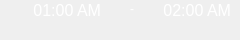
             <widget class="QFrame" name="current_time_Frame">
              <property name="minimumSize">
               <size>
                <width>0</width>
                <height>40</height>
               </size>
              </property>
              <property name="maximumSize">
               <size>
                <width>16777215</width>
                <height>40</height>
               </size>
              </property>
              <property name="frameShape">
               <enum>QFrame::NoFrame</enum>
              </property>
              <property name="frameShadow">
               <enum>QFrame::Plain</enum>
              </property>
              <widget class="QLabel" name="lStartTime">
               <property name="geometry">
                <rect>
                 <x>20</x>
                 <y>0</y>
                 <width>81</width>
                 <height>20</height>
                </rect>
               </property>
               <property name="font">
                <font>
                 <pointsize>12</pointsize>
                 <weight>50</weight>
                 <bold>false</bold>
                </font>
               </property>
               <property name="styleSheet">
                <string notr="true">background: transparent;
color: white;</string>
               </property>
               <property name="text">
                <string>01:00 AM</string>
               </property>
               <property name="alignment">
                <set>Qt::AlignRight|Qt::AlignTrailing|Qt::AlignVCenter</set>
               </property>
              </widget>
              <widget class="QLabel" name="lEndTime">
               <property name="geometry">
                <rect>
                 <x>160</x>
                 <y>0</y>
                 <width>71</width>
                 <height>20</height>
                </rect>
               </property>
               <property name="font">
                <font>
                 <pointsize>12</pointsize>
                 <weight>50</weight>
                 <bold>false</bold>
                </font>
               </property>
               <property name="styleSheet">
                <string notr="true">background: transparent;
color: white;</string>
               </property>
               <property name="text">
                <string>02:00 AM</string>
               </property>
               <property name="alignment">
                <set>Qt::AlignRight|Qt::AlignTrailing|Qt::AlignVCenter</set>
               </property>
              </widget>
              <widget class="QLabel" name="label">
               <property name="geometry">
                <rect>
                 <x>130</x>
                 <y>0</y>
                 <width>16</width>
                 <height>17</height>
                </rect>
               </property>
               <property name="styleSheet">
                <string notr="true">background: transparent;
color: white;</string>
               </property>
               <property name="text">
                <string>-</string>
               </property>
              </widget>
             </widget>
